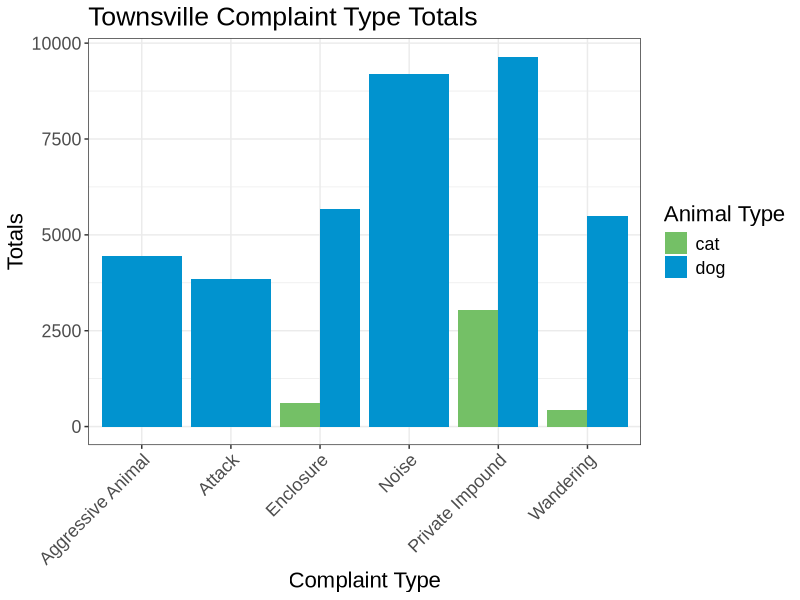
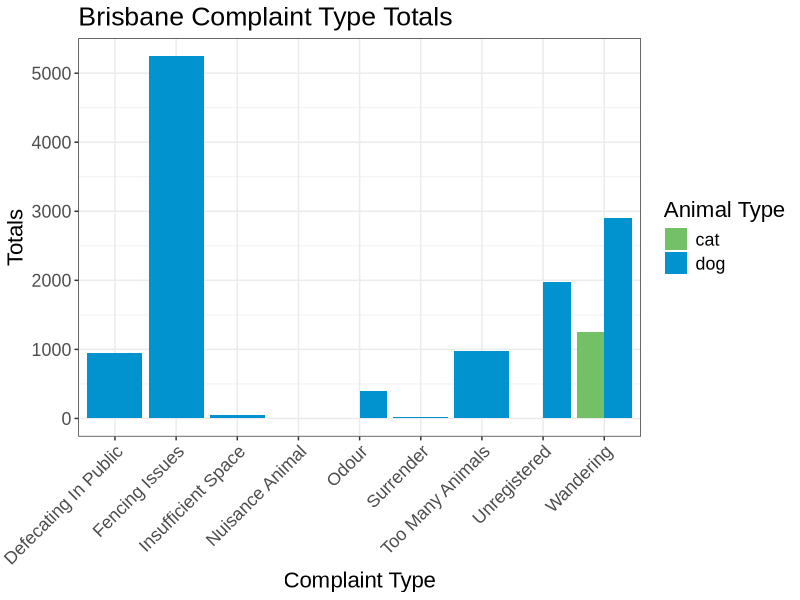
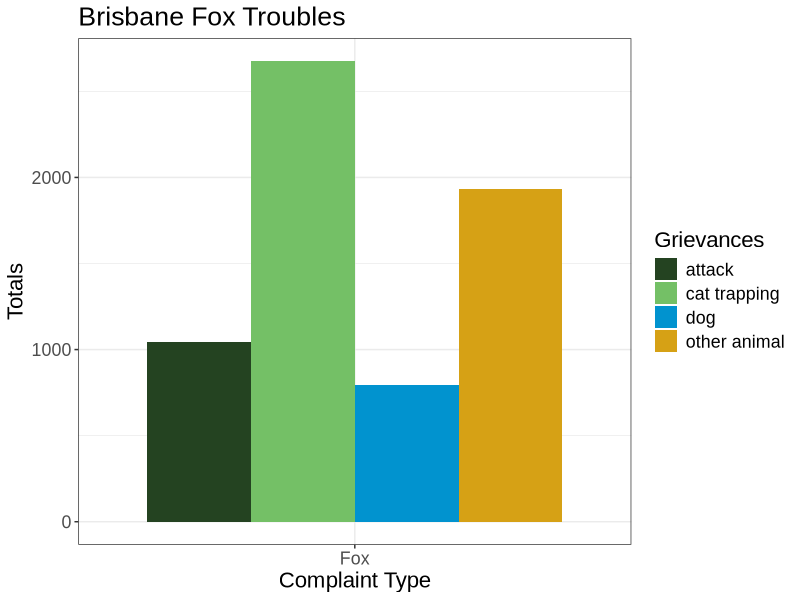
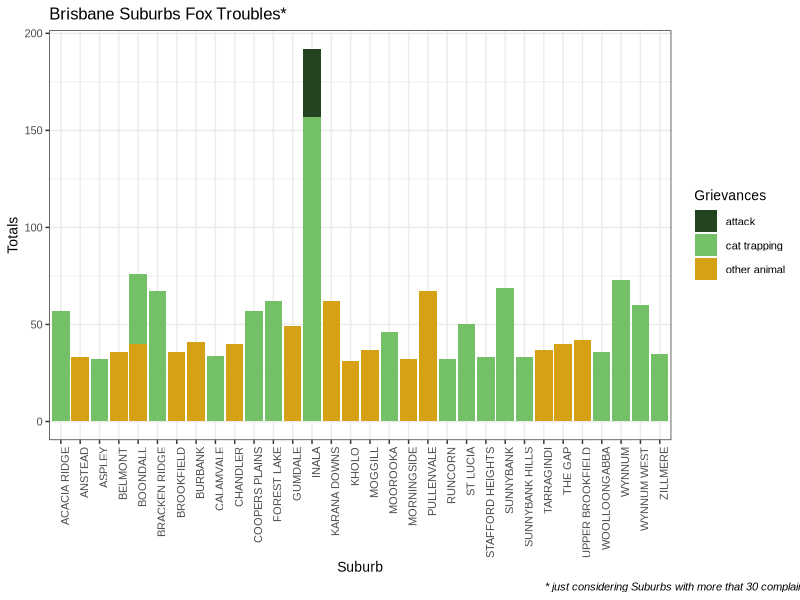

Reproduce these figures in R, in order.
## ---- chunk 1
library(here)
library(tidyverse)
## ---- chunk 2
townsville_complaints <- read_csv(here(
  "clean_data/townsville_complaints_clean.csv")
  )

townsville_complaints_tot_per_suburb <- read_csv(here(
  "clean_data/townsville_complaints_tot_per_suburb.csv")
  )

national_outcomes <- read_csv(here(
  "clean_data/national_outcomes_clean.csv")
  )

brisbane_complaints <- read_csv(here(
  "clean_data/brisbane_complaints_clean.csv")
  )

brisbane_complaints_tot_per_suburb <- read_csv(here(
  "clean_data/brisbane_complaints_tot_per_suburb.csv")
  )

townsville_complaints
townsville_complaints_tot_per_suburb
brisbane_complaints
brisbane_complaints_tot_per_suburb
national_outcomes
## ---- chunk 3
townsville_complaints_tot_plot <- townsville_complaints %>% 
  ggplot() +
  geom_bar(position = "dodge", aes(x = complaint_type, fill = animal_type)) +
  labs(x = "Complaint Type", 
       y = "Totals", 
       title = "Townsville Complaint Type Totals") +
  scale_fill_manual("Animal Type", values = c("cat" = "#74c066",
                                              "dog" = "#0193cf")
                    ) +
  theme_bw() +
  theme(text=element_text(size = 16, family = "Arial"),
        axis.text.x = element_text(angle = 45, hjust = 1))
  

townsville_complaints_tot_plot
## ---- chunk 4
exclude <- c("Dog", "Fox")

brisbane_complaints_tot_plot <- brisbane_complaints %>% 
  mutate(animal_type = str_to_lower(animal_type)) %>% 
  filter(animal_type %in% "cat" | animal_type %in% "dog") %>% 
  filter(!category %in% exclude) %>% 
  ggplot() +
  geom_bar(position = "dodge", aes(x = category, fill = animal_type)) +
  labs(x = "Complaint Type", 
       y = "Totals", 
       title = "Brisbane Complaint Type Totals") +
  scale_fill_manual("Animal Type", values = c("cat" = "#74c066",
                                              "dog" = "#0193cf")
                    ) +
  theme_bw() +
  theme(text=element_text(size = 16, family = "Arial"),
        axis.text.x = element_text(angle = 45, hjust = 1))
  

brisbane_complaints_tot_plot
## ---- chunk 5
include <- "Fox"

brisbane_complaints_fox_plot <- brisbane_complaints %>% 
  mutate(animal_type = str_to_lower(animal_type)) %>% 
  filter(!animal_type %in% "cat" | animal_type %in% "dog") %>% 
  filter(category %in% include) %>% 
  ggplot() +
  geom_bar(position = "dodge", aes(x = category, fill = animal_type)) +
  labs(x = "Complaint Type", 
       y = "Totals", 
       title = "Brisbane Fox Troubles") +
  scale_fill_manual("Grievances", values = c("cat trapping" = "#74c066",
                                              "dog" = "#0193cf",
                                              "attack" = "#244321",
                                              "other animal" = "#d6a115")
                    ) +
  theme_bw() +
  theme(text=element_text(size = 16, family = "Arial"))
  
brisbane_complaints_fox_plot
## ---- chunk 6
brisbane_complaints_fox_plot <- brisbane_complaints_tot_per_suburb %>% 
  mutate(animal_type = str_to_lower(animal_type)) %>% 
  filter(!animal_type %in% "cat" | animal_type %in% "dog") %>% 
  filter(category %in% include) %>% 
  filter(total > 30) %>% 
  ggplot() +
  geom_col(aes(x = suburb, y = total, fill = animal_type)) +
  labs(x = "Suburb", 
       y = "Totals", 
       title = "Brisbane Suburbs Fox Troubles*",
       caption = "* just considering Suburbs with more that 30 complaints") +
  scale_fill_manual("Grievances", values = c("cat trapping" = "#74c066",
                                              "dog" = "#0193cf",
                                              "attack" = "#244321",
                                              "other animal" = "#d6a115")
                    ) +
  theme_bw() +
  theme(text=element_text(size = 10, family = "Arial"),
        axis.text.x = element_text(angle = 90, hjust = 1),
        plot.caption = element_text(hjust = 1.4, face = "italic"))
  
brisbane_complaints_fox_plot
